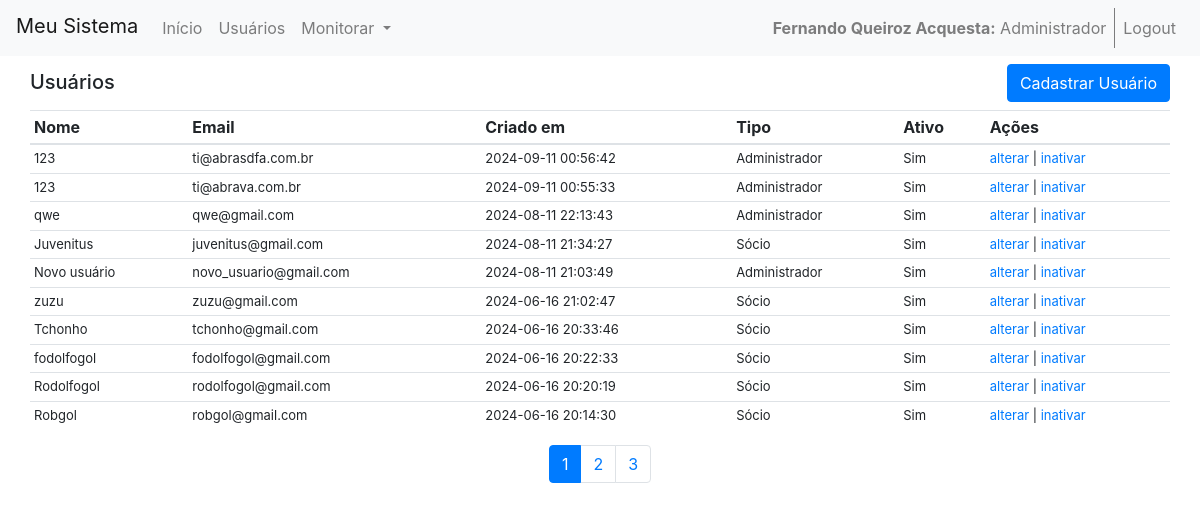
/views/admin/user_list_view.php (signed in), run on the app's committed database.
### tables this page shows
CREATE TABLE `usuarios` (
  `id` int(11) NOT NULL,
  `nome` varchar(100) NOT NULL,
  `email` varchar(100) NOT NULL,
  `senha` varchar(255) NOT NULL,
  `criado_em` timestamp NOT NULL DEFAULT current_timestamp(),
  `tipo_usuario_id` int(11) NOT NULL,
  `ativo` tinyint(1) DEFAULT 1
);

CREATE TABLE `tipos_usuarios` (
  `id` int(11) NOT NULL,
  `tipo` varchar(50) NOT NULL
);

### classes/Base.php (called while the page is built, shortened)
<?php
class Base
{
    function getBaseUrl()
    {
        $isHttps = isset($_SERVER['HTTPS']) && $_SERVER['HTTPS'] === 'on';
        $baseUrl = ($isHttps ? 'https' : 'http') . '://' . $_SERVER['HTTP_HOST'];
        if ($_SERVER['SERVER_NAME'] === 'localhost' || $_SERVER['SERVER_ADDR'] === '127.0.0.1') {
            $baseUrl .= '/basic-php_oo-vue-2';
        }
        return $baseUrl;
    }
}

### classes/Database.php (called while the page is built, shortened)
<?php
class Database {
    private static $instance = null;
    private $conn;
    private function __construct() {
        $this->host = getenv('DB_HOST') ?: 'localhost';
        $this->db_name = getenv('DB_NAME') ?: 'projeto_oo';
        $this->username = getenv('DB_USER') ?: 'root';
        $this->password = getenv('DB_PASS') ?: '';
        $this->conn = null;
        try {
            $this->conn = new PDO("mysql:host=" . $this->host . ";dbname=" . $this->db_name, $this->username, $this->password);
            $this->conn->setAttribute(PDO::ATTR_ERRMODE, PDO::ERRMODE_EXCEPTION);
        } catch (PDOException $e) {
            echo "Erro na conexão: " . $e->getMessage();
        }
    }
    public static function getInstance() {
        if (self::$instance == null) {
            self::$instance = new Database();
        }
        return self::$instance;
    }
    public function getConnection() {
        return $this->conn;
    }
}

### classes/Usuario.php (called while the page is built, shortened)
<?php
 class Usuario extends Database
{
    private $conn;
    public function __construct() {
        $this->conn = Database::getInstance()->getConnection();
    }
    public function listar($limit = 10, $offset = 0)
    {
        try {
            $sql = "SELECT u.id, u.nome, u.email, u.criado_em, u.ativo, tu.tipo
                    FROM usuarios u
                    LEFT JOIN tipos_usuarios tu ON tu.id = u.tipo_usuario_id
                    ORDER BY u.id DESC
                    LIMIT :limit OFFSET :offset";
            $stmt = $this->conn->prepare($sql);
            $stmt->bindValue(':limit', (int) $limit, PDO::PARAM_INT);
            $stmt->bindValue(':offset', (int) $offset, PDO::PARAM_INT);
            $stmt->execute();
            $usuarios = $stmt->fetchAll(PDO::FETCH_ASSOC);
            return $usuarios;
        } catch (PDOException $e) {
            echo "Erro ao listar usuários: " . $e->getMessage();
            return false;
        }
    }
    public function contarUsuarios()
    {
        try {
            $sql = "SELECT COUNT(*) as total FROM usuarios";
            $stmt = $this->conn->prepare($sql);
            $stmt->execute();
            $result = $stmt->fetch(PDO::FETCH_ASSOC);
            return $result['total'];
        } catch (PDOException $e) {
            echo "Erro ao contar usuários: " . $e->getMessage();
            return false;
        }
    }
}

### views/admin/user_list_view.php (the view, shortened to what this page needs)
<?php
$usuarios = new Usuario();
$usuarios->checkAdmin();
$limit = 10;
$page = isset($_GET['page']) ? (int)$_GET['page'] : 1;
$offset = ($page - 1) * $limit;
$usuariosList = $usuarios->listar($limit, $offset);
$totalUsuarios = $usuarios->contarUsuarios();
$totalPages = ceil($totalUsuarios / $limit);
?>
<?php include '../navbar.php'; ?>
<div class="container">
    <div class="row" style="justify-content: space-between; align-items: baseline; margin-right: 0px; margin-left: 0px;">
        <h5 style="width: fit-content;">Usuários</h5>
        <a href="<?php echo $baseUrl; ?>/views/admin/user_register.php" class="btn btn-primary mb-2">Cadastrar Usuário</a>
    </div>
    <table class="table table-hover">
        <thead>
            <tr>
                <th>Nome</th>
                <th>Email</th>
                <th>Criado em</th>
                <th>Tipo</th>
                <th>Ativo</th>
                <th>Ações</th>
            </tr>
        </thead>
        <tbody style="font-size: small;">
            <?php foreach ($usuariosList as $usuario) : ?>
                <tr>
                    <td><?php echo $usuario['nome']; ?></td>
                    <td><?php echo $usuario['email']; ?></td>
                    <td><?php echo $usuario['criado_em']; ?></td>
                    <td><?php echo $usuario['tipo']; ?></td>
                    <td><?php echo ($usuario['ativo'] == 1) ? 'Sim' : 'Não'; ?></td>
                    <td><a href="">alterar</a> | <a href="">inativar</a></td>
                </tr>
            <?php endforeach; ?>
        </tbody>
    </table>
    <div class="row" style="justify-content: center">
        <nav>
            <ul class="pagination">
                <?php for ($i = 1; $i <= $totalPages; $i++) : ?>
                    <li class="page-item <?php echo $i == $page ? 'active' : ''; ?>">
                        <a class="page-link" href="?page=<?php echo $i; ?>"><?php echo $i; ?></a>
                    </li>
                <?php endfor; ?>
            </ul>
        </nav>
    </div>
</div>
<?php include '../footer.php'; ?>

### public/css/style.css (style rules this page uses)
.table td, .table th { padding: .25rem !important; }
@media (min-width: 1200px) { .container, .container-lg, .container-md, .container-sm, .container-xl { max-width: 1366px; } }

### data on the page
usuarios: nome "123", email "ti@abrasdfa.com.br", criado_em "2024-09-11 00:56:42", tipo_usuario.tipo "Administrador", ativo "Sim"
usuarios: nome "123", email "ti@abrava.com.br", criado_em "2024-09-11 00:55:33", tipo_usuario.tipo "Administrador", ativo "Sim"
usuarios: nome "qwe", email "qwe@gmail.com", criado_em "2024-08-11 22:13:43", tipo_usuario.tipo "Administrador", ativo "Sim"
usuarios: nome "Juvenitus", email "juvenitus@gmail.com", criado_em "2024-08-11 21:34:27", tipo_usuario.tipo "Sócio", ativo "Sim"
usuarios: nome "Novo usuário", email "novo_usuario@gmail.com", criado_em "2024-08-11 21:03:49", tipo_usuario.tipo "Administrador", ativo "Sim"
usuarios: nome "zuzu", email "zuzu@gmail.com", criado_em "2024-06-16 21:02:47", tipo_usuario.tipo "Sócio", ativo "Sim"
usuarios: nome "Tchonho", email "tchonho@gmail.com", criado_em "2024-06-16 20:33:46", tipo_usuario.tipo "Sócio", ativo "Sim"
usuarios: nome "fodolfogol", email "fodolfogol@gmail.com", criado_em "2024-06-16 20:22:33", tipo_usuario.tipo "Sócio", ativo "Sim"
usuarios: nome "Rodolfogol", email "rodolfogol@gmail.com", criado_em "2024-06-16 20:20:19", tipo_usuario.tipo "Sócio", ativo "Sim"
usuarios: nome "Robgol", email "robgol@gmail.com", criado_em "2024-06-16 20:14:30", tipo_usuario.tipo "Sócio", ativo "Sim"

### other printed values
$_SESSION['nome'] "Fernando Queiroz Acquesta"
$_SESSION['tipo'] "Administrador"
